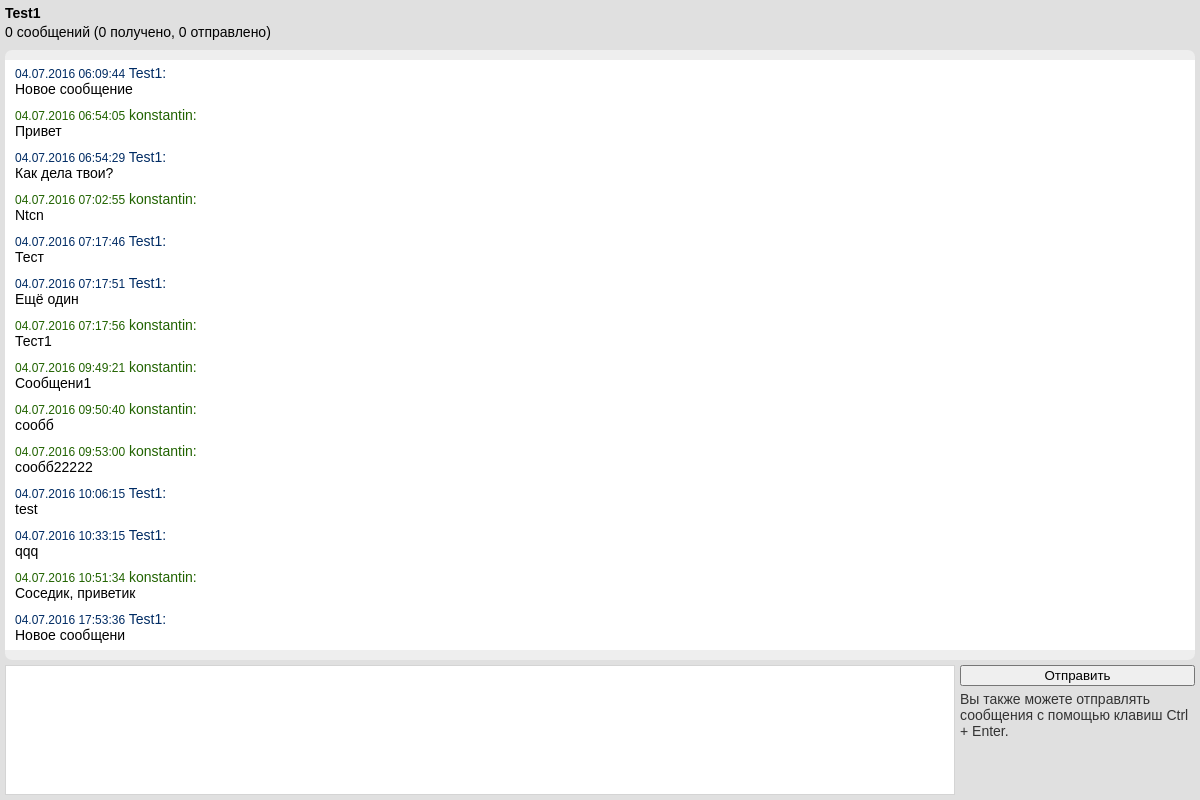
/dialogs/chat/2/ (signed in), run on an earlier commit of the app's database.
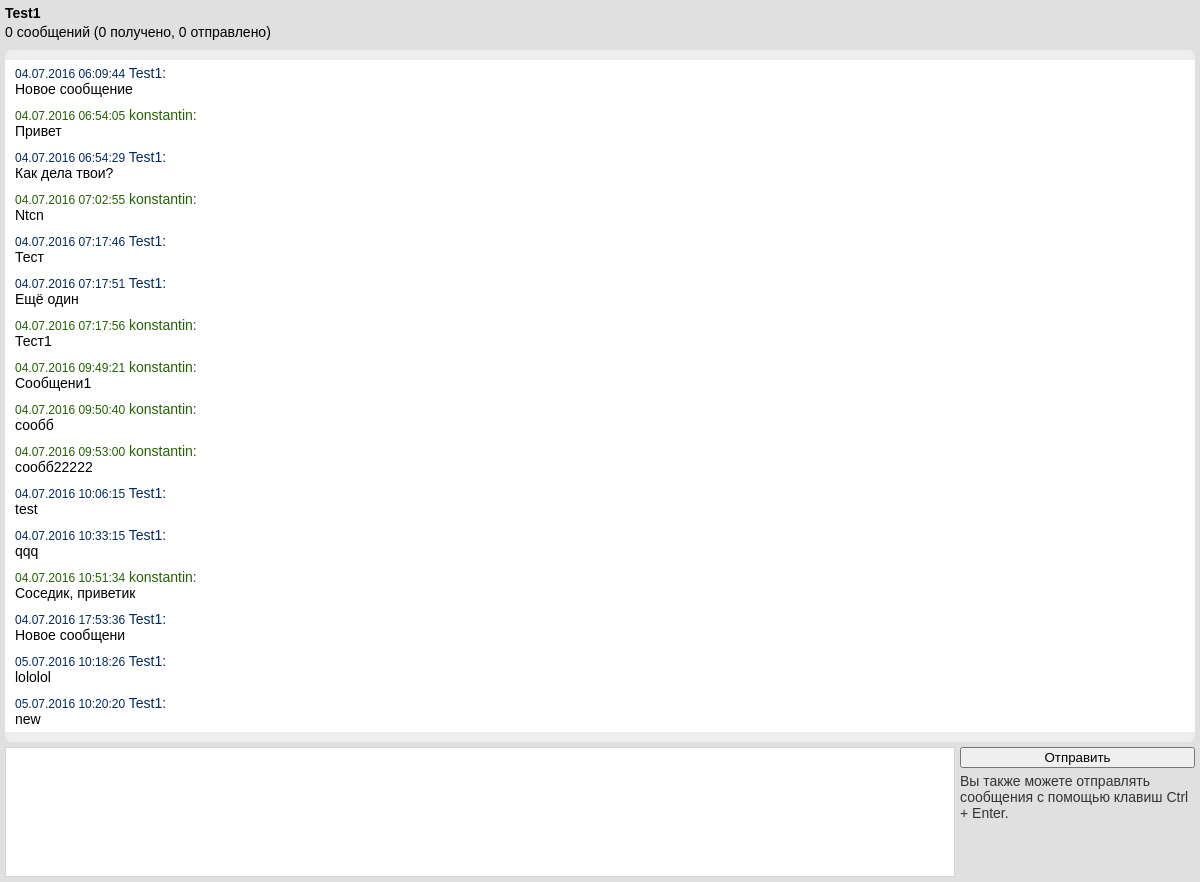
And on a later commit of the database.
### dialogs/models.py (models this page shows)
class Message(models.Model):
    text = models.TextField()
    sender = models.ForeignKey(User)
    thread = models.ForeignKey(Thread)
    datetime = models.DateTimeField(auto_now_add=True, db_index=True)
    has_read = models.BooleanField(default=False)

### dialogs/views.py (the view)
# urls.py: url(r'^chat/(?P<thread_id>\d+)/$', views.chat_view, name='chat'),
@login_required
def chat_view(request, thread_id):
    thread = get_object_or_404(
        Thread,
        id=thread_id,
        participants__id=request.user.id
    )
    messages_info = get_messages_info(request.user.id, thread_id)
    messages = thread.message_set.order_by("-datetime")[:30]
    tz = request.COOKIES.get("timezone")
    if tz:
        pass
    return render(request, 'chat.html', {
        "thread": thread,
        "thread_messages": messages,
        "messages_total": messages_info['total'],
        "messages_sent": messages_info['sent'],
        "messages_received": messages_info['received'],
    })

### dialogs/models.py (called while the page is built)
    def get_participants_list_usernames(self):
        ret = []
        participants = self.participants.all()[:]
        for participant in participants:
            ret.append(participant.username)
        return ret

    def get_name_for_current_user(self, user):
        if self.name:
            return self.name
        participant_list = self.get_participants_list_usernames()
        participant_list.remove(user.username)
        return ", ".join(participant_list)

### dialogs/templatetags/dialog_name.py (called while the page is built)
@register.simple_tag(takes_context=True)
def dialog_name(context, thread):
    return thread.get_name_for_current_user(context['user'])

### dialogs/templatetags/pluralize.py (called while the page is built)
@register.filter
def rupluralize(value, arg):
    args = arg.split(",")
    try:
        number = abs(int(value))
    except TypeError:
        number = 0
    a = number % 10
    b = number % 100
    if (a == 1) and (b != 11):
        return args[0]
    elif (a >= 2) and (a <= 4) and ((b < 10) or (b >= 20)):
        return args[1]
    else:
        return args[2]

### dialogs/templates/chat.html (shortened to what this page needs)
{% extends "base.html" %}
{% load dialog_name %}
{% block content %}
{% load pluralize %}
<div class="chat">
  <div class="dialog-name">
    <p class="name">{% dialog_name thread %}</p>
    <p class="messages"><span class="total">{{ messages_total }}</span> {{ messages_total|rupluralize:"сообщение,сообщения,сообщений" }} (<span class="received">{{ messages_received }}</span> получено, <span class="sent">{{ messages_sent }}</span> отправлено)</p>
  </div>
  <div class="conversation">
    <div class="mess-old">
      {% for message in thread_messages reversed %}
        <div class="message">
          <div class="author {% if message.sender == user %}we{% else %}partner{% endif %}">
            <span class="datetime">{{ message.datetime|date:"d.m.Y H:i:s" }}</span> {{ message.sender }}:
          </div>
          <p class="message">{{ message.text|linebreaksbr }}</p>
        </div>
      {% endfor %}
    </div>
  </div>
  <form class="message_form">
    <div class="compose">
      <textarea rows="1" cols="30" id="message_textarea"></textarea>
    </div>
    <div class="send">
      <button class="btn" type="button">Отправить</button>
      <p>Вы также можете отправлять сообщения с помощью клавиш Ctrl + Enter.</p>
    </div>
  </form>
</div>
{% endblock content %}

What changed in the data, as far as the page shows it:
added Message: datetime "05.07.2016 10:18:26", sender "Test1", text "lololol"
added Message: datetime "05.07.2016 10:20:20", sender "Test1", text "new"
